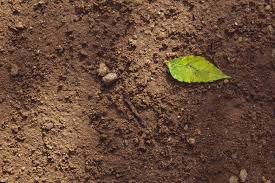
#> input picture backend/uploads/02fde8cbcd8444d0b6646ef6596e1c48.jpg, 275 x 183 px
$ python -i model_service.py   (imports and definitions only)
#> lines starting #> are read from the running program, lines starting #| are printed output that depends on the picture
from __future__ import annotations

import importlib
import pickle
from io import BytesIO
from pathlib import Path

import numpy as np
import pandas as pd
from PIL import Image
from scipy import ndimage


class InputLayer:
    def __init__(self) -> None:
        self.medians_: dict[str, float] = {}
        self.fitted_: bool = False


class _CompatUnpickler(pickle.Unpickler):
    # [4 lines left out: function find_class, not called in this run]


def _compat_pickle_load(file_obj):
    return _CompatUnpickler(file_obj).load()


_MODEL_ASSET_DIR = Path(__file__).resolve().parents[2] / "model_assets" / "ML1" / "ML1" / "soil_models_gpu"
_ML1_MODELS: dict | None = None
_SMART_AGRI_MODEL_PATH = Path(__file__).resolve().parents[2] / "model_assets" / "smart_agri" / "soil_model.pth"
_SMART_AGRI_CLASSES = [
    "alluvial",
    "arid",
    "black",
    "cinder",
    "clay",
    "laterite",
    "mountain",
    "peat",
    "red",
    "yellow",
]
_SMART_AGRI_MODEL_BUNDLE: dict | None = None


# [120 lines left out: functions _load_smart_agri_model, _predict_smart_agri_soil, validate_uniform_soil_images, _format_soil_label, not called in this run]


_SOIL_CROP_MAP = {
    "alluvial": [
        "Rice", "Wheat", "Sugarcane", "Maize", "Barley", "Jute", "Mustard", "Sesame",
        "Tobacco", "Gram", "Lentils", "Soybeans", "Banana", "Guava", "Mango", "Potatoes",
        "Cauliflower", "Brinjal",
    ],
    "arid": [
        "Bajra", "Jowar", "Barley", "Guar", "Moth Beans", "Sesame", "Castor", "Groundnut",
        "Date Palm", "Pomegranate", "Ber", "Figs", "Chickpeas", "Cumin", "Mustard",
    ],
    "black": [
        "Cotton", "Soybean", "Wheat", "Sorghum", "Jowar", "Maize", "Sunflower", "Safflower",
        "Linseed", "Groundnut", "Tobacco", "Sugarcane", "Citrus Fruits", "Grapes", "Chillies",
        "Onions",
    ],
    "cinder": [
        "Grapes", "Pineapple", "Cacti", "Aloe Vera", "Agave", "Orchids", "Succulents",
        "Sweet Potato", "Radish", "Turnip", "Lavender", "Rosemary", "Volcanic Wine Grapes",
    ],
    "clay": [
        "Rice", "Wheat", "Sugarcane", "Broccoli", "Cabbage", "Brussels Sprouts", "Kale",
        "Spinach", "Lettuce", "Beans", "Peas", "Sunflowers", "Asters", "Pear", "Plum", "Apple",
    ],
    "laterite": [
        "Tea", "Coffee", "Cashew", "Rubber", "Coconut", "Areca Nut", "Tapioca", "Pineapple",
        "Black Pepper", "Cardamom", "Cinnamon", "Turmeric", "Cinchona", "Yam",
    ],
    "mountain": [
        "Apple", "Pear", "Peach", "Plum", "Apricot", "Walnut", "Almond", "Barley", "Maize",
        "Buckwheat", "Saffron", "Tea", "Coffee", "Seed Potatoes", "Cherries",
    ],
    "peat": [
        "Carrot", "Onion", "Spinach", "Potato", "Lettuce", "Celery", "Blueberries", "Cranberries",
        "Strawberries", "Oats", "Rice", "Radish", "Peat Moss", "Blackcurrants",
    ],
    "red": [
        "Groundnut", "Ragi", "Bajra", "Millets", "Tobacco", "Cotton", "Wheat", "Rice",
        "Pigeon Pea", "Green Gram", "Black Gram", "Soybeans", "Mango", "Oranges", "Potatoes",
    ],
    "yellow": [
        "Maize", "Groundnut", "Rice", "Wheat", "Potato", "Pulses", "Chickpeas", "Lentils",
        "Mustard", "Linseed", "Sugarcane", "Ginger", "Turmeric", "Sweet Potato",
    ],
}

_CROP_CONDITIONS = {
    "Rice": {"temp": (20, 35), "rainfall": (120, 300), "ph": (5.5, 7.0)},
    "Wheat": {"temp": (10, 25), "rainfall": (40, 120), "ph": (6.0, 7.5)},
    "Sugarcane": {"temp": (20, 38), "rainfall": (100, 250), "ph": (6.0, 8.0)},
    "Maize": {"temp": (18, 32), "rainfall": (50, 200), "ph": (5.5, 7.5)},
    "Cotton": {"temp": (20, 35), "rainfall": (50, 150), "ph": (6.0, 8.0)},
    "Soybean": {"temp": (20, 30), "rainfall": (60, 150), "ph": (6.0, 7.5)},
    "Millet": {"temp": (22, 35), "rainfall": (30, 100), "ph": (5.5, 7.5)},
    "Barley": {"temp": (12, 25), "rainfall": (40, 100), "ph": (6.0, 7.5)},
    "Potato": {"temp": (15, 25), "rainfall": (50, 150), "ph": (5.0, 6.5)},
    "Tomato": {"temp": (18, 30), "rainfall": (40, 120), "ph": (5.5, 7.5)},
}

_CROP_PROFILES = {
    "Rice": {"moisture": (60, 95), "fertility": (60, 90), "depth": (20, 45)},
    "Wheat": {"moisture": (35, 65), "fertility": (55, 85), "depth": (15, 40)},
    "Sugarcane": {"moisture": (55, 90), "fertility": (65, 95), "depth": (25, 50)},
    "Maize": {"moisture": (40, 70), "fertility": (55, 90), "depth": (15, 40)},
    "Cotton": {"moisture": (30, 60), "fertility": (50, 85), "depth": (15, 35)},
    "Soybean": {"moisture": (35, 70), "fertility": (50, 85), "depth": (15, 35)},
    "Millet": {"moisture": (20, 55), "fertility": (40, 80), "depth": (10, 30)},
    "Barley": {"moisture": (25, 55), "fertility": (45, 80), "depth": (10, 30)},
    "Potato": {"moisture": (45, 75), "fertility": (55, 88), "depth": (15, 35)},
    "Tomato": {"moisture": (45, 75), "fertility": (55, 90), "depth": (15, 35)},
}


# [200 lines left out: functions _normalize_soil_key, _choose_soil_key, _calculate_score, _recommend_smart_agri_crops, _analyze_smart_agri_fertility, _recommend_smart_agri_npk and 1 more, not called in this run]


def _load_ml1_models() -> dict | None:
    global _ML1_MODELS
    if _ML1_MODELS is not None:
        return _ML1_MODELS

    required_files = [
        "config.pkl",
        "soil_model.pkl",
        "moist_model.pkl",
        "ph_model.pkl",
        "gsm_model.pkl",
        "input_layer.pkl",
    ]
    if not all((_MODEL_ASSET_DIR / name).exists() for name in required_files):
        _ML1_MODELS = {}
        return _ML1_MODELS

    try:
        with open(_MODEL_ASSET_DIR / "config.pkl", "rb") as file_obj:
            config = pickle.load(file_obj)
        with open(_MODEL_ASSET_DIR / "soil_model.pkl", "rb") as file_obj:
            soil_model = pickle.load(file_obj)
        with open(_MODEL_ASSET_DIR / "moist_model.pkl", "rb") as file_obj:
            moist_model = pickle.load(file_obj)
        with open(_MODEL_ASSET_DIR / "ph_model.pkl", "rb") as file_obj:
            ph_model = pickle.load(file_obj)
        with open(_MODEL_ASSET_DIR / "gsm_model.pkl", "rb") as file_obj:
            gsm_model = pickle.load(file_obj)
        with open(_MODEL_ASSET_DIR / "input_layer.pkl", "rb") as file_obj:
            input_layer = _compat_pickle_load(file_obj)

        _ML1_MODELS = {
            "config": config,
            "soil_model": soil_model,
            "moist_model": moist_model,
            "ph_model": ph_model,
            "gsm_model": gsm_model,
            "input_layer": input_layer,
        }
        return _ML1_MODELS
    except Exception:
        _ML1_MODELS = {}
        return _ML1_MODELS

# [108 lines left out: functions _run_torch_logits, _extract_image_features, _extract_ml1_features, not called in this run]


def _run_ml1_inference(images: list[bytes]) -> dict | None:
    models = _load_ml1_models()
    if not models:
        return None

    config = models["config"]
    feature_cols = list(config.get("feature_cols", []))
    if not feature_cols:
        return None

    input_layer = models.get("input_layer")
    medians = getattr(input_layer, "medians_", {}) if input_layer is not None else {}

    defaults = {column: float(medians.get(column, 0.0)) for column in feature_cols}
    image_feature_rows = [_extract_ml1_features(image_bytes) for image_bytes in images]

    if image_feature_rows:
        averaged_features = {
            key: float(np.mean([row.get(key, defaults.get(key, 0.0)) for row in image_feature_rows]))
            for key in feature_cols
        }
    else:
        averaged_features = defaults

    model_input = pd.DataFrame([averaged_features])
    feature_array = model_input[feature_cols].to_numpy(dtype=np.float32)

    soil_raw = float(models["soil_model"].predict(feature_array)[0])
    classes = list(config.get("classes", ["clay", "loam", "peat"]))
    if not classes:
        classes = ["clay", "loam", "peat"]
    soil_idx = int(np.clip(np.rint(soil_raw), 0, len(classes) - 1))

    moist_cols = list(config.get("moisture_cols", []))
    ph_cols = list(config.get("ph_cols", []))
    gsm_cols = list(config.get("gsm_cols", []))

    moisture = float(models["moist_model"].predict(model_input[moist_cols].to_numpy(dtype=np.float32))[0])
    ph = float(models["ph_model"].predict(model_input[ph_cols].to_numpy(dtype=np.float32))[0])
    gsm = float(models["gsm_model"].predict(model_input[gsm_cols].to_numpy(dtype=np.float32))[0])

    granule_count = int(max(1, round(averaged_features.get("count", 120.0))))
    granule_density = float(max(0.2, min(8.0, averaged_features.get("density", 60.0) / 100.0)))

    return {
        "soilClass": classes[soil_idx],
        "moisture": float(np.clip(moisture, 5.0, 95.0)),
        "ph": float(np.clip(ph, 4.8, 8.8)),
        "gsm": float(np.clip(gsm, 5.0, 95.0)),
        "granuleCount": granule_count,
        "granuleDensity": granule_density,
    }


# [174 lines left out: function run_inference, not called in this run]

>>> import cv2
>>> picture = cv2.imread('../../uploads/02fde8cbcd8444d0b6646ef6596e1c48.jpg', cv2.IMREAD_GRAYSCALE)
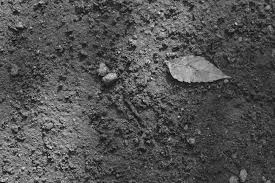
#> picture: shape (183, 275); min 0, max 243, mean 82.6
>>> result = _run_ml1_inference(picture)

$ run again, on backend/uploads/0e228f1faece4b90a43f80bc580f70c9.jpg
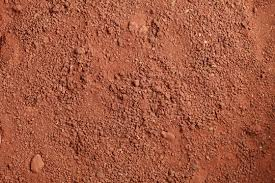
#> input picture backend/uploads/0e228f1faece4b90a43f80bc580f70c9.jpg, 275 x 183 px
#> `picture = cv2.imread('../../uploads/02fde8cbcd8444d0b6646ef6596e1c48.j..`:
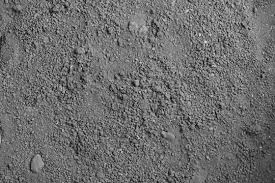
#> picture: shape (183, 275); min 0, max 229, mean 109.6

$ run again, on backend/uploads/17b0bd2e666a456b873ff1e60c6aec0e.jpg
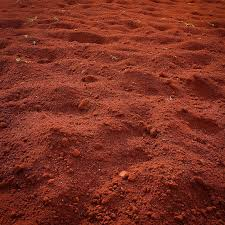
#> input picture backend/uploads/17b0bd2e666a456b873ff1e60c6aec0e.jpg, 225 x 225 px
#> `picture = cv2.imread('../../uploads/02fde8cbcd8444d0b6646ef6596e1c48.j..`:
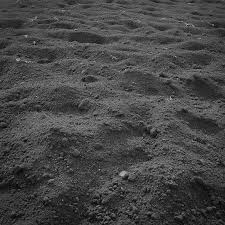
#> picture: shape (225, 225); min 0, max 182, mean 70

$ run again, on backend/uploads/252f97df19c04861a3e55a51da77fb95.jpg
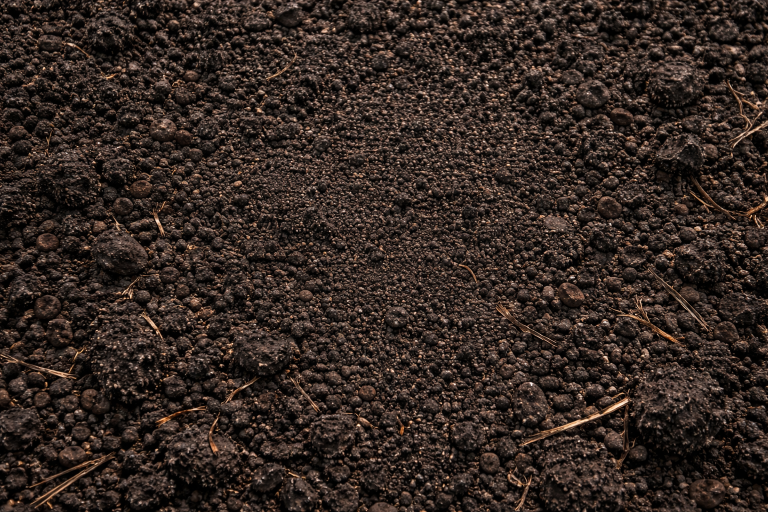
#> input picture backend/uploads/252f97df19c04861a3e55a51da77fb95.jpg, 1536 x 1024 px (shown at 1/2 size)
#> `picture = cv2.imread('../../uploads/02fde8cbcd8444d0b6646ef6596e1c48.j..`:
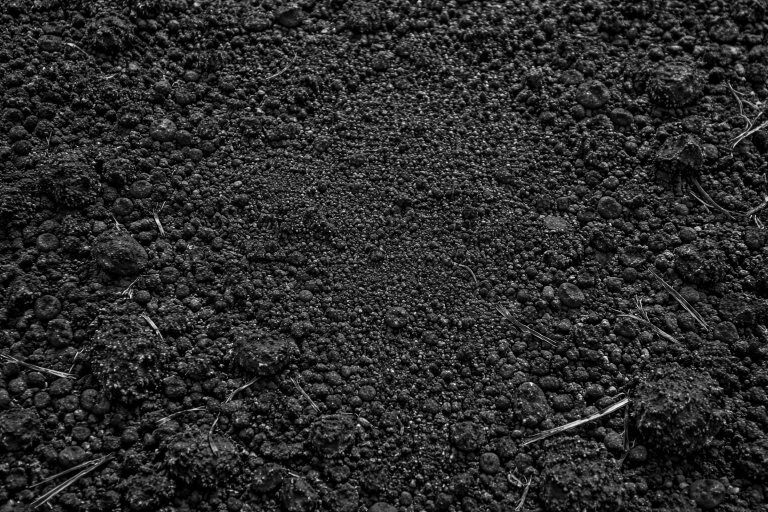
#> picture: shape (1024, 1536) (shown at 1/2 size); min 0, max 253, mean 43.1
